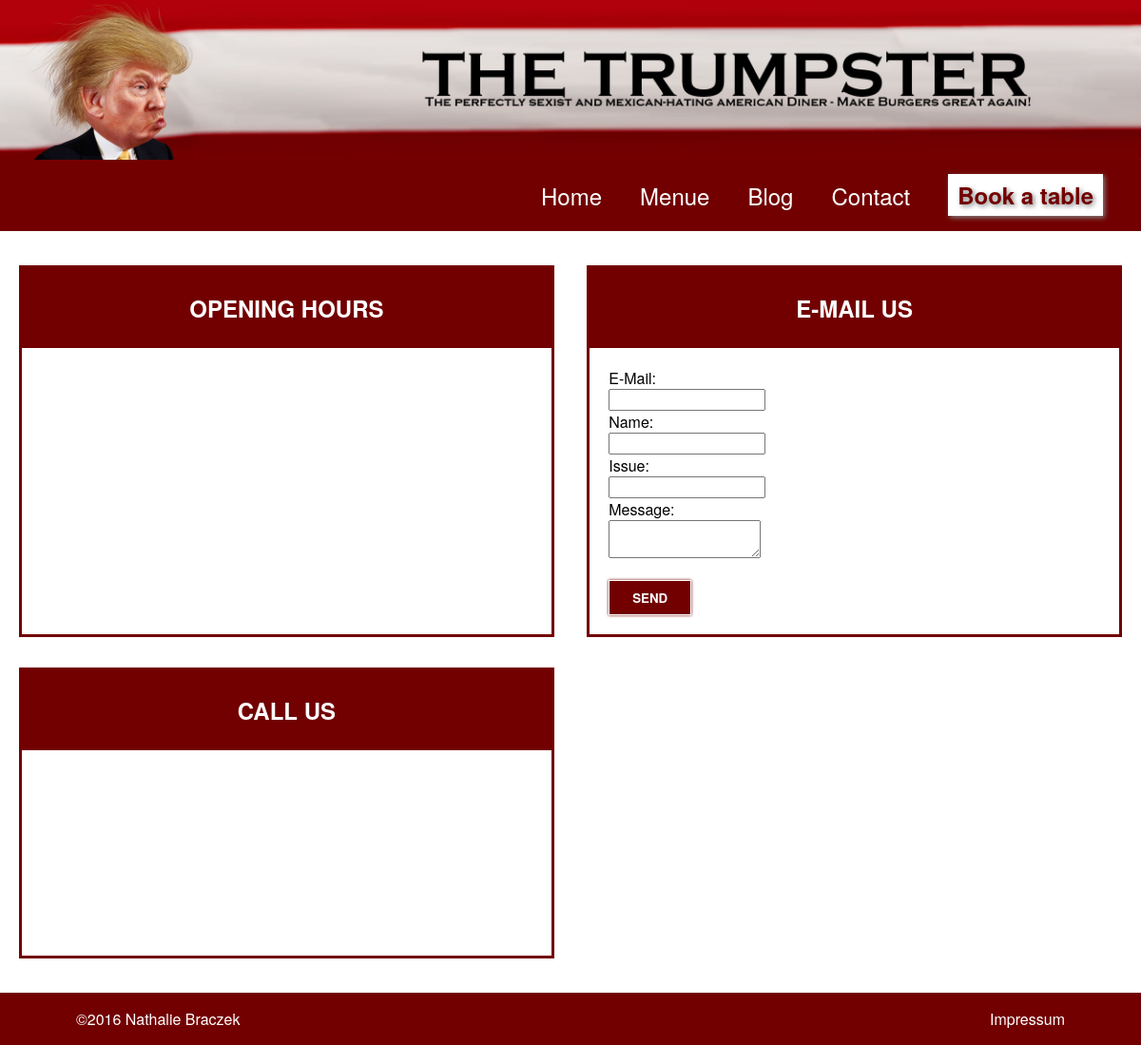
The page /src/public/contacts.php on the database as committed earlier.
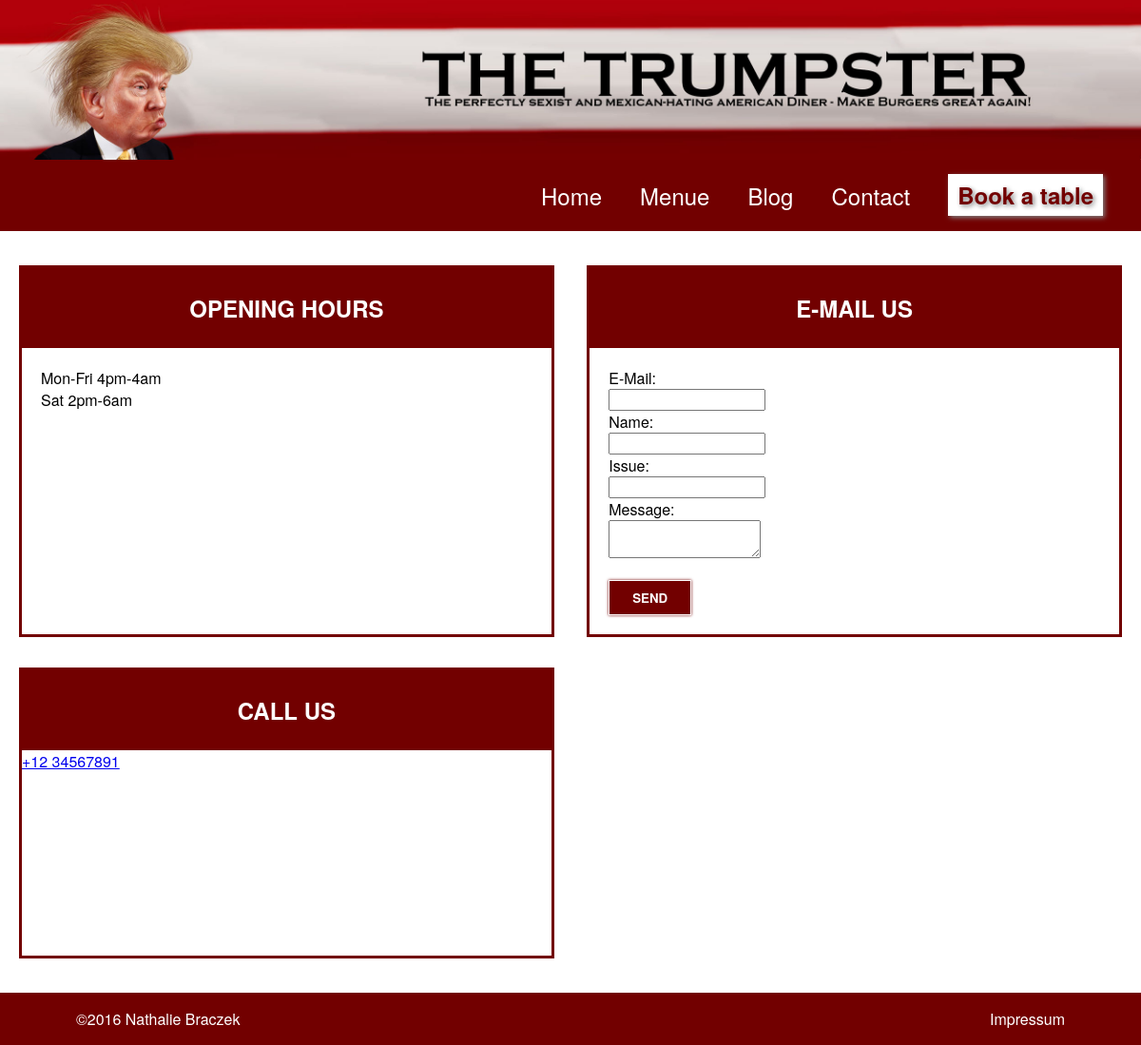
The same page on the database as committed later.
### tables this page shows
CREATE TABLE `information` (
  `Information_ID` int(11) NOT NULL,
  `Information_Name` varchar(16) NOT NULL,
  `Information_Content` mediumtext NOT NULL,
  `Information_Hint` varchar(255) NOT NULL
);

### src/classes/Repository.php (called while the page is built, shortened)
<?php
abstract class Repository
{
    protected $database;
    public function __construct($database)
    {
        $this->database = $database;
    }
    protected function getOne($sql)
    {
        $result = mysqli_query($this->database, $sql, MYSQLI_ASSOC);
        return $result->fetch_object();
    }
}

### src/classes/InformationRepo.php (called while the page is built, shortened)
<?php
class InformationRepo extends Repository
{
    public function getByName($name)
    {
        return $this->getOne("SELECT * FROM information WHERE Information_Name='" . $name . "'");
    }
}

### src/public/contacts.php (the view, shortened to what this page needs)
<?php
$databaseConnection = new DatabaseConnection();
$database           = $databaseConnection->connect();
$informationRepo    = new InformationRepo($database);
$lines = explode("\n", $informationRepo->getByName('Opening Hours')->Information_Content);
foreach ($lines as $i => $line)
{
    $columns = explode('|', $line, 2);
    if (count($columns) > 1)
    {
        $lines[$i] = "<span class=\"days\">{$columns[0]}</span><span class=\"hours\">{$columns[1]}</span>";
    }
}
$hours = implode('<br>', $lines);
$phone = $informationRepo->getByName('Phone')->Information_Content;
$phoneCondensed = str_replace(' ', '', $phone);
?>
<html>
    <head>
        <link rel="stylesheet" type="text/css" href="css/restaurantStyle.css"/>
    </head>
    <body>
        <?php include "partial/header.php"; ?>
            <div class="container padding">
                <div class="box">
                    <h2 class="title">Opening Hours</h2>
                    <p class="padding">
                        <?php echo $hours; ?>
                    </p>
                </div>
                    <div class="box">
                    <h2 class="title">E-Mail us</h2>
                    <form class="padding" action="mailto:nathalie.braczek@gmx.de" method="post" enctype="text/plain">
                        <label for="email">E-Mail:</label>
                        <br>
                        <input type="email" id="email" name="E-Mail">
                        <br>
                        <label for="name">Name:</label>
                        <br>
                        <input type="text" id="name" name="Name">
                        <br>
                        <label for="issue">Issue:</label>
                        <br>
                        <input type="text" id="issue" name="Issue">
                        <br>
                        <label for="message">Message:</label>
                        <br>
                        <textarea id="message" name="Message"></textarea>
                        <br>
                        <br>
                        <button type="submit">Send</button>
                    </form>
                    </div>
                    <div class="box">
                        <h2 class="title">Call us</h2>
                        <a href="callto:<?php echo $phoneCondensed; ?>"><?php echo $phone; ?></a>
                    </div>
            </div>
        <?php include "partial/footer.php"; ?>
    </body>
</html>

Rows that differ between the two databases and show on the page:
added information: Information_Content "Mon-Fri Sat", Information_Content "4pm-4am 2pm-6am"
added information: Information_Content "+12 34567891"
